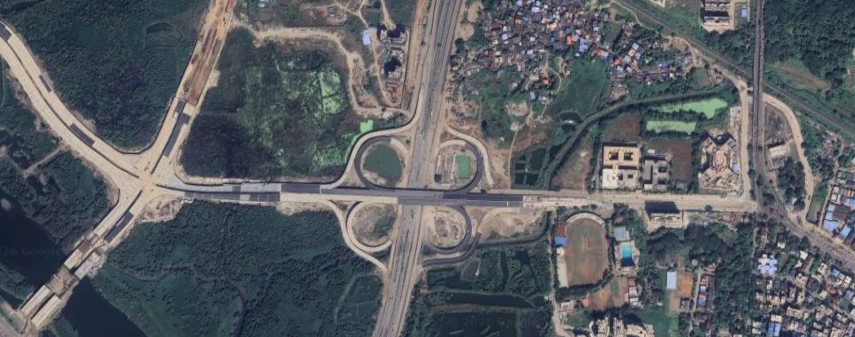
#> input picture imgs/hough_1.png, 1710 x 674 px, given in place of 100794_sat.jpg, which was not available (shown at 1/2 size)
$ python app.py   (older library calls are emulated)
#> lines starting #> are read from the running program, lines starting #| are printed output that depends on the picture; pictures that were not available may be replaced by others from this repository, and a replacement may not be noted
import cv2
import numpy as np
import matplotlib.pyplot as plt

# ─────────────────────────────────────────────
# STEP 1: Load and preprocess satellite image
# ─────────────────────────────────────────────
def preprocess(img_bgr, blur_ksize=3, blur_sigma=1.0):
    """
    Convert to grayscale and apply Gaussian blur.
    For satellite imagery, a small kernel is preferred
    because roads are thin and we don't want to blur them away.
    """
    gray = cv2.cvtColor(img_bgr, cv2.COLOR_BGR2GRAY)
    blurred = cv2.GaussianBlur(gray, (blur_ksize, blur_ksize), blur_sigma)
    return blurred

# ─────────────────────────────────────────────
# STEP 2: Edge detection
# ─────────────────────────────────────────────
def detect_edges(gray, low=50, high=150):
    """
    Canny is strongly preferred over simple Sobel thresholding for
    satellite images because:
    - It uses hysteresis (two thresholds) so weak edges connected
      to strong ones are kept, isolated noise is dropped.
    - It does non-maximum suppression: edges are THIN (1px wide).
      Thin edges = clean sinusoids = sharp accumulator peaks.

    low/high: lower ratio ~1:2 or 1:3 is typical.
    For satellite images, try low=30, high=100 first.
    """
    edges = cv2.Canny(gray, low, high, apertureSize=3, L2gradient=True)
    return edges

# ─────────────────────────────────────────────
# STEP 3A: Standard Hough — vectorized, correct
# ─────────────────────────────────────────────
def hough_accumulator(edges, theta_res_deg=1.0, rho_res=1):
    """
    Builds the (rho, theta) accumulator correctly and efficiently.

    theta runs 0 to 180 degrees (not -90 to 90).
    rho runs -D to +D where D is the image diagonal.
    The accumulator fill is fully vectorized — no Python loops.
    """
    h, w = edges.shape
    D = int(np.ceil(np.sqrt(h**2 + w**2)))

    # Theta bins: 0° to just below 180°
    thetas = np.deg2rad(np.arange(0, 180, theta_res_deg))
    # Rho bins: -D to +D
    rhos = np.arange(-D, D + 1, rho_res)

    cos_t = np.cos(thetas)   # shape: (N_theta,)
    sin_t = np.sin(thetas)   # shape: (N_theta,)

    # Get all edge pixel coordinates
    ys, xs = np.nonzero(edges)  # shape: (N_pts,)

    # Vectorized accumulator fill:
    # xs[:, None] broadcasts xs over all theta values at once
    # Result shape: (N_pts, N_theta)
    rho_vals = xs[:, None] * cos_t[None, :] + ys[:, None] * sin_t[None, :]

    # Map rho values to bin indices
    # rho_vals range is [-D, D], we shift by D and divide by rho_res
    rho_idxs = np.round((rho_vals + D) / rho_res).astype(np.int32)

    # Clip to valid range
    rho_idxs = np.clip(rho_idxs, 0, len(rhos) - 1)

    # Build theta index array matching shape of rho_idxs
    theta_idxs = np.tile(np.arange(len(thetas)), (len(xs), 1))  # (N_pts, N_theta)

    # Fill accumulator using np.add.at (handles duplicate indices correctly)
    acc = np.zeros((len(rhos), len(thetas)), dtype=np.int32)
    np.add.at(acc, (rho_idxs.ravel(), theta_idxs.ravel()), 1)

    return acc, thetas, rhos

# ─────────────────────────────────────────────
# STEP 3B: Peak extraction with NMS
# ─────────────────────────────────────────────
def extract_peaks(acc, n_peaks, nhood=20, threshold_ratio=0.3):
    """
    Find local maxima in the accumulator.

    threshold_ratio: ignore any peak below this fraction of the max vote.
    This is important for satellite images to avoid spurious detections
    from building edges, shadows, etc.

    nhood: suppress this many bins around each found peak.
    Too small → duplicate detections of the same road.
    Too large → misses parallel roads close in angle/distance.
    """
    acc_copy = acc.copy().astype(np.float32)
    threshold = threshold_ratio * acc_copy.max()
    peaks = []

    for _ in range(n_peaks):
        idx = np.argmax(acc_copy)
        rho_i, theta_i = np.unravel_index(idx, acc_copy.shape)
        val = acc_copy[rho_i, theta_i]

        if val < threshold:
            break  # Remaining peaks are too weak

        peaks.append((rho_i, theta_i, int(val)))

        # Suppress neighborhood to prevent re-detecting same line
        r0 = max(0, rho_i - nhood)
        r1 = min(acc.shape[0], rho_i + nhood + 1)
        t0 = max(0, theta_i - nhood)
        t1 = min(acc.shape[1], theta_i + nhood + 1)
        acc_copy[r0:r1, t0:t1] = 0

    return peaks

# ─────────────────────────────────────────────
# STEP 4: Draw infinite lines (Standard Hough)
# ─────────────────────────────────────────────
def draw_hough_lines(img_bgr, peaks, thetas, rhos, color=(0, 255, 0), thickness=2):
    result = img_bgr.copy()
    h, w = result.shape[:2]

    for rho_i, theta_i, votes in peaks:
        rho = rhos[rho_i]
        theta = thetas[theta_i]
        a = np.cos(theta)
        b = np.sin(theta)
        x0 = a * rho
        y0 = b * rho
        # Extend line far in both directions
        x1 = int(x0 + 3000 * (-b))
        y1 = int(y0 + 3000 * (a))
        x2 = int(x0 - 3000 * (-b))
        y2 = int(y0 - 3000 * (a))
        cv2.line(result, (x1, y1), (x2, y2), color, thickness, cv2.LINE_AA)

    return result

# ─────────────────────────────────────────────
# STEP 5 (BETTER): Probabilistic Hough for roads
# ─────────────────────────────────────────────
def detect_road_segments(edges,
                          rho=1,
                          theta=np.pi/180,
                          threshold=80,
                          min_line_length=60,
                          max_line_gap=25):
    """
    Probabilistic Hough Transform — the right tool for road detection.

    threshold:       minimum votes a line must get to be considered.
                     Tune this based on image resolution.
                     Too low → spurious lines from buildings/shadows.
                     Too high → misses faint or partial roads.

    min_line_length: minimum pixel length of a line segment to keep.
                     Set to roughly the minimum road length you care about
                     in pixels. Kills short noise segments.

    max_line_gap:    maximum gap (pixels) to bridge when merging collinear
                     segments. Set to roughly the width of an intersection
                     or tree canopy gap. This is the key parameter for
                     handling road interruptions.
    """
    lines = cv2.HoughLinesP(
        edges,
        rho=rho,
        theta=theta,
        threshold=threshold,
        minLineLength=min_line_length,
        maxLineGap=max_line_gap
    )
    return lines  # Shape: (N, 1, 4) — each row is [x1, y1, x2, y2]

def draw_segments(img_bgr, lines, color=(0, 255, 0), thickness=2):
    result = img_bgr.copy()
    if lines is None:
        return result
    for line in lines:
        x1, y1, x2, y2 = line[0]
        cv2.line(result, (x1, y1), (x2, y2), color, thickness, cv2.LINE_AA)
    return result

# ─────────────────────────────────────────────
# STEP 6: Full pipeline — put it all together
# ─────────────────────────────────────────────
def run_pipeline(img_path,
                 canny_low=30, canny_high=100,
                 hough_threshold=80,
                 min_line_length=60,
                 max_line_gap=30):

#> called with img_path = '../New folder/100794_sat.jpg', canny_low = 30, canny_high = 100, hough_threshold = 80, min_line_length = 60, max_line_gap = 30
    img = cv2.imread(img_path)
#> img is the input picture: shape (674, 1710, 3); mean B, G, R 98.3, 93.6, 89.7
    if img is None:
        raise FileNotFoundError(f"Cannot load: {img_path}")

    # Resize if very large (satellite images can be huge)
    max_dim = 1024
    h, w = img.shape[:2]
#> h = 674; w = 1710
    if max(h, w) > max_dim:
        scale = max_dim / max(h, w)
#> scale = 0.599
        img = cv2.resize(img, (int(w * scale), int(h * scale)))
#> img: shape (403, 1024, 3)

    # Preprocessing
    gray = preprocess(img, blur_ksize=3, blur_sigma=1.0)
#> in preprocess, `gray = cv2.cvtColor(img_bgr, cv2.COLOR_BGR2GRAY)`:
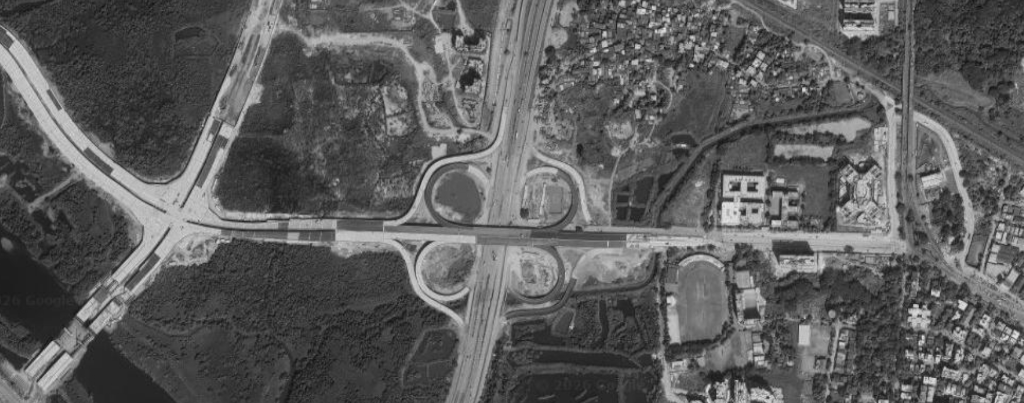
#> gray: shape (403, 1024); min 15, max 227, mean 92.9
    edges = detect_edges(gray, low=canny_low, high=canny_high)
#> in detect_edges, `edges = cv2.Canny(gray, low, high, apertureSize=3, L2gradient=True)`:
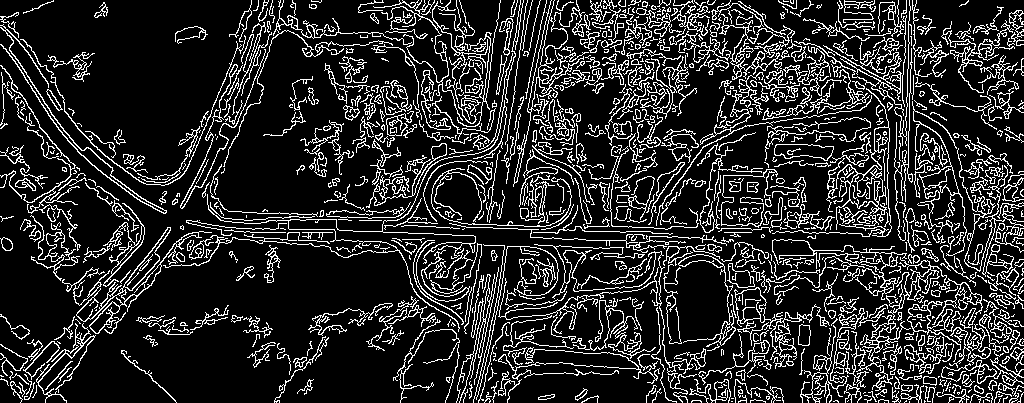
#> edges: shape (403, 1024); 16.8% white in thin lines or dots

    # Standard Hough (for understanding the accumulator)
    acc, thetas, rhos = hough_accumulator(edges, theta_res_deg=1.0, rho_res=1)
#> in hough_accumulator, `np.add.at(acc, (rho_idxs.ravel(), theta_idxs.ravel()), 1)`:
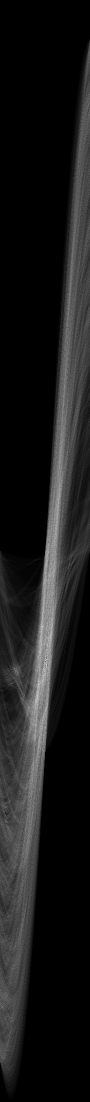
#> acc: shape (2203, 180) int32 (shown at 1/2 size); min 0, max 306, mean 31.5; drawn with min black and max white
#> thetas = 180 values from 0 to 3.12; rhos = 2203 values from -1101 to 1101
    peaks = extract_peaks(acc, n_peaks=30, nhood=20, threshold_ratio=0.3)
#> in extract_peaks, `threshold = threshold_ratio * acc_copy.max()`: threshold = 91.8
#> the loop in extract_peaks, `for _ in range(n_peaks):` made 30 passes
#> (idx, rho_i, theta_i, val, r0, r1, t0, t1) on passes 1 to 12: (237512, 1319, 92, 306, 1299, 1340, 72, 113), (259465, 1441, 85, 268, 1421, 1462, 65, 106), (232834, 1293, 94, 267, 1273, 1314, 74, 115), (242371, 1346, 91, 262, 1326, 1367, 71, 112), (246496, 1369, 76, 260, 1349, 1390, 56, 97), (250634, 1392, 74, 259, 1372, 1413, 54, 95), (216807, 1204, 87, 245, 1184, 1225, 67, 108), (225624, 1253, 84, 245, 1233, 1274, 64, 105), (201692, 1120, 92, 240, 1100, 1141, 72, 113), (221125, 1228, 85, 236, 1208, 1249, 65, 106), (255152, 1417, 92, 234, 1397, 1438, 72, 113), (181376, 1007, 116, 232, 987, 1028, 96, 137)
#> after the loop in extract_peaks, `for _ in range(n_peaks):`:
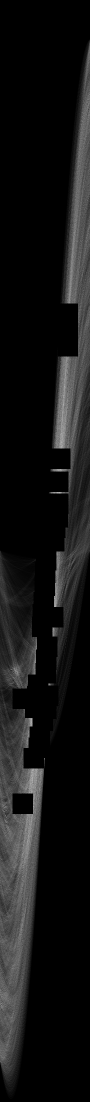
#> acc_copy: shape (2203, 180) float32 (shown at 1/2 size); min 0, max 201, mean 20.9
#> after the loop in extract_peaks, `for _ in range(n_peaks):`: peaks = 30 items, first 6: (1319, 92, 306), (1441, 85, 268), (1293, 94, 267), (1346, 91, 262), (1369, 76, 260), (1392, 74, 259)
    img_standard = draw_hough_lines(img, peaks, thetas, rhos)
#> the loop in draw_hough_lines, `for rho_i, theta_i, votes in peaks:` made 30 passes
#> (rho_i, theta_i, votes, rho, theta, a, b, x0) on passes 1 to 12: (1319, 92, 306, 218, 1.61, -0.0349, 0.999, -7.61), (1441, 85, 268, 340, 1.48, 0.0872, 0.996, 29.63), (1293, 94, 267, 192, 1.64, -0.0698, 0.998, -13.39), (1346, 91, 262, 245, 1.59, -0.0175, 1, -4.28), (1369, 76, 260, 268, 1.33, 0.242, 0.97, 64.84), (1392, 74, 259, 291, 1.29, 0.276, 0.961, 80.21), (1204, 87, 245, 103, 1.52, 0.0523, 0.999, 5.39), (1253, 84, 245, 152, 1.47, 0.105, 0.995, 15.89), (1120, 92, 240, 19, 1.61, -0.0349, 0.999, -0.663), (1228, 85, 236, 127, 1.48, 0.0872, 0.996, 11.07), (1417, 92, 234, 316, 1.61, -0.0349, 0.999, -11.03), (1007, 116, 232, -94, 2.02, -0.438, 0.899, 41.21)
#> after the loop in draw_hough_lines, `for rho_i, theta_i, votes in peaks:`:
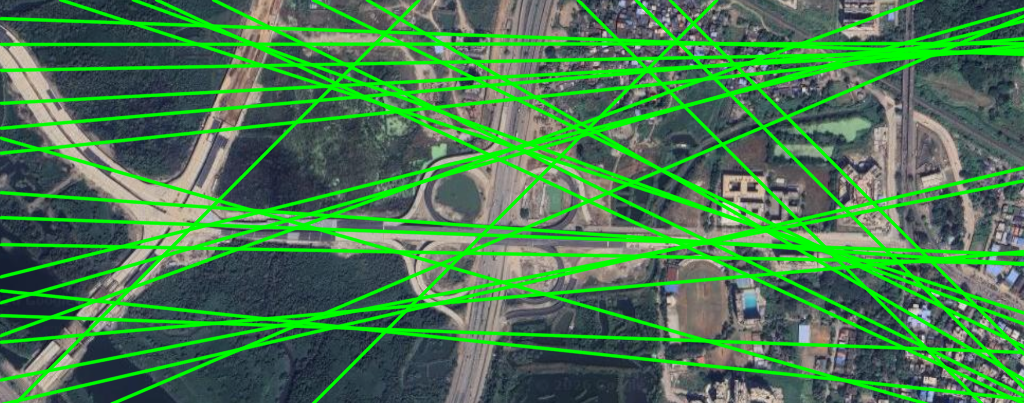
#> result: shape (403, 1024, 3); mean B, G, R 78.1, 124.5, 70.8

    # Probabilistic Hough (for actual road segment detection)
    lines = detect_road_segments(
        edges,
        threshold=hough_threshold,
        min_line_length=min_line_length,
        max_line_gap=max_line_gap
    )
#> in detect_road_segments, `lines = cv2.HoughLinesP( edges, rho=rho, theta=theta, threshold=thresh..`: lines = 742 rows, first 6: [321, 210, 1021, 235], [530, 237, 685, 242], [109, 204, 582, 229], [346, 103, 1023, 31], [705, 232, 925, 232], [110, 239, 286, 242]
    img_prob = draw_segments(img, lines)
#> the loop in draw_segments, `for line in lines:` made 742 passes
#> after the loop in draw_segments, `for line in lines:`:
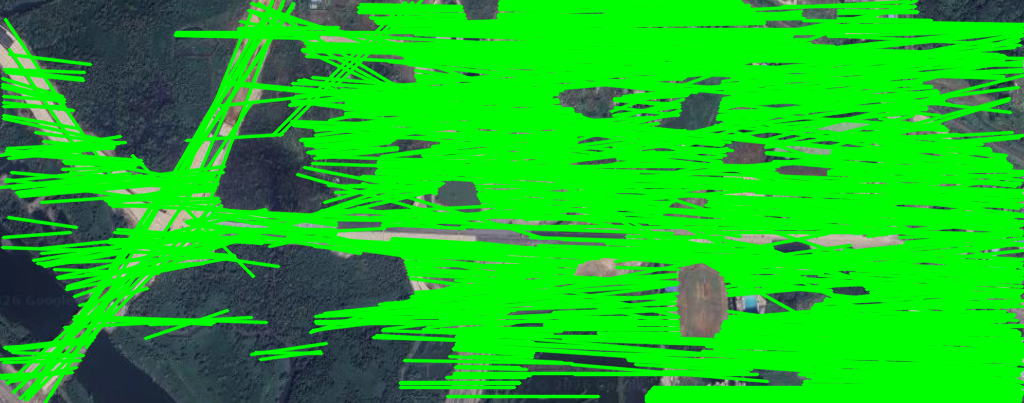
#> result: shape (403, 1024, 3); mean B, G, R 32, 187.6, 25.6

    # Visualize
    fig, axs = plt.subplots(2, 3, figsize=(18, 10))
    fig.patch.set_facecolor('#1a1a1a')
    for ax in axs.flatten():
        ax.set_facecolor('#1a1a1a')
        ax.tick_params(colors='white')
        ax.title.set_color('white')

    axs[0, 0].imshow(cv2.cvtColor(img, cv2.COLOR_BGR2RGB))
    axs[0, 0].set_title("Original")

    axs[0, 1].imshow(gray, cmap='gray')
    axs[0, 1].set_title("Grayscale + Blur")

    axs[0, 2].imshow(edges, cmap='gray')
    axs[0, 2].set_title("Canny Edges")

    axs[1, 0].imshow(np.log1p(acc), cmap='hot', aspect='auto')
    axs[1, 0].set_title("Hough Accumulator (ρ-θ)")

    axs[1, 1].imshow(cv2.cvtColor(img_standard, cv2.COLOR_BGR2RGB))
    axs[1, 1].set_title("Standard Hough Lines")

    axs[1, 2].imshow(cv2.cvtColor(img_prob, cv2.COLOR_BGR2RGB))
    axs[1, 2].set_title("Probabilistic Hough Segments")

    plt.tight_layout()
    plt.savefig("hough_output.png", dpi=150, bbox_inches='tight')
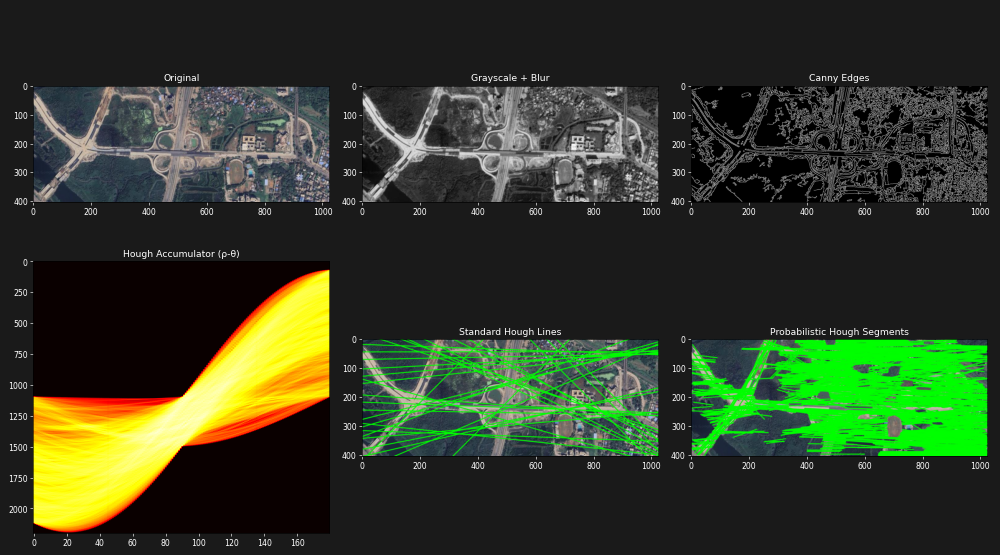
#> figure drawn by matplotlib, 6 panels
    plt.show()

    n_segments = len(lines) if lines is not None else 0
    print(f"Standard Hough peaks found: {len(peaks)}")
#| Standard Hough peaks found: 30
    print(f"Probabilistic Hough segments found: {n_segments}")
#| Probabilistic Hough segments found: 742

# ─────────────────────────────────────────────
# RUN
# ─────────────────────────────────────────────
if __name__ == "__main__":
    run_pipeline(
        "../New folder/100794_sat.jpg",
        canny_low=30,
        canny_high=100,
        hough_threshold=80,
        min_line_length=60,   # tune: road must be at least this many pixels long
        max_line_gap=30        # tune: gaps up to this size get bridged
    )


# [306 lines of commented-out code are left out]
